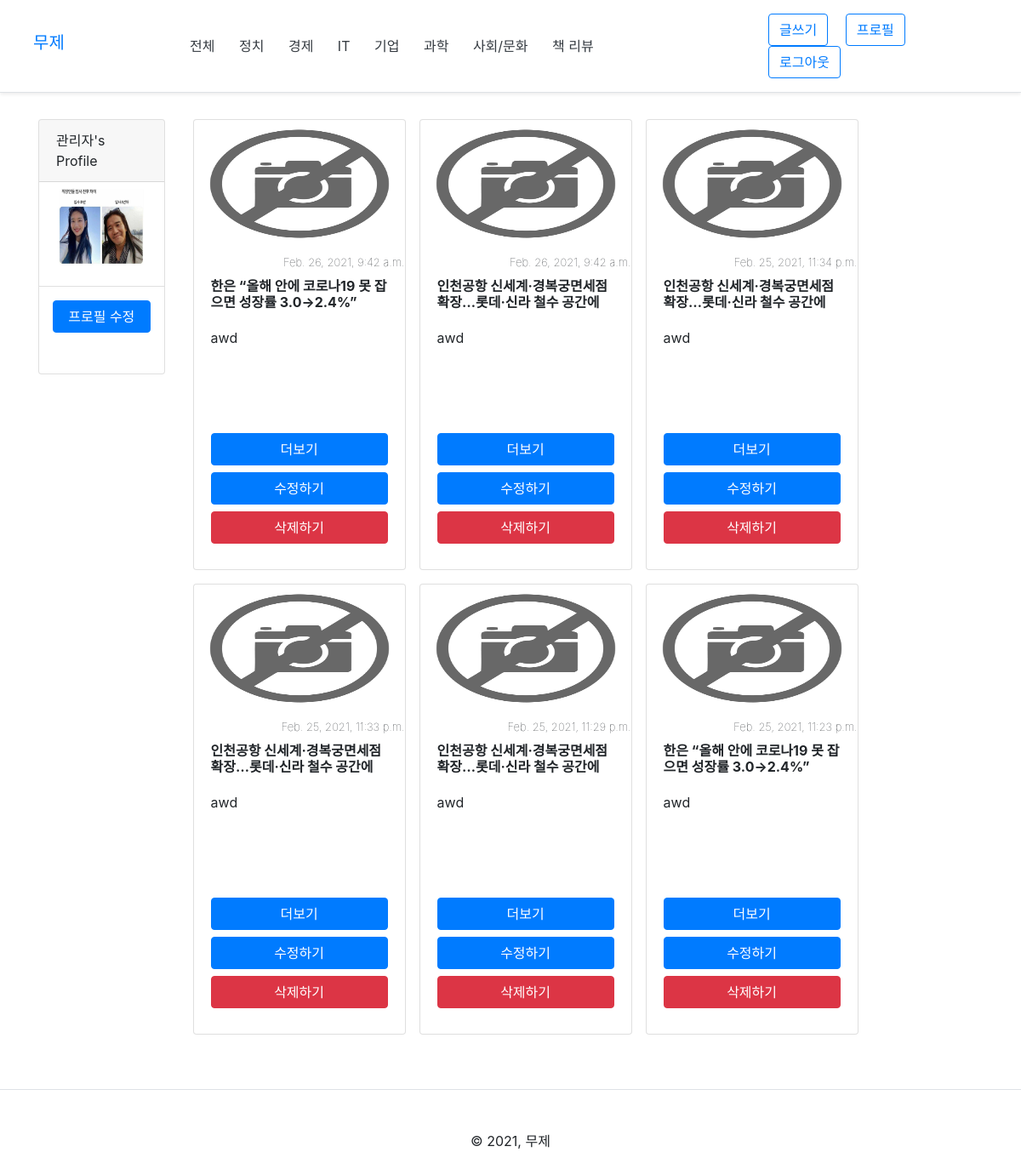
Page /accounts/profile/1/ (signed in) on the committed database.
### accounts/models.py (models this page shows)
class User(AbstractUser):
    avatar = models.ImageField(upload_to="accounts/%Y/%m", default='accounts/base_user.png')
    nickname = models.CharField(unique=True, max_length=10)
    bio = models.CharField(blank=True, max_length=255)
    def get_absolute_url(self):
        return reverse("accounts:profile", kwargs={"pk": self.pk})

### posts/models.py (models this page shows, shortened)
class BaseModel(models.Model):
    created_at = models.DateTimeField(auto_now_add=True)
    updated_at = models.DateTimeField(auto_now=True)

class Posts(BaseModel):
    class CountryChoice(models.TextChoices):
        KOREA = "K", "국내"
        WORLD = "W", "해외"
    user = models.ForeignKey(settings.AUTH_USER_MODEL, related_name="posts", on_delete=CASCADE)
    title = models.CharField(max_length=100)
    image = models.TextField(blank=True)
    content = models.TextField()
    content_img = models.ImageField(upload_to="posts/%Y/%m/%d", blank=True, null=True)
    comment = models.TextField(blank=True, null=True)
    post_url = models.URLField()
    country = models.CharField(max_length=2, choices=CountryChoice.choices)
    category = models.ManyToManyField("Category")
    tag = models.ManyToManyField("Tag", blank=True)
    like_user_set = models.ManyToManyField(settings.AUTH_USER_MODEL, blank=True, related_name="like_user_set")
    class Meta:
        ordering = ['-id']
        verbose_name_plural = "Posts"

class BaseModel(models.Model):
    created_at = models.DateTimeField(auto_now_add=True)
    updated_at = models.DateTimeField(auto_now=True)

### accounts/views.py (the view)
# urls.py: path('profile/<int:pk>/', views.ProfileView.as_view(), name='profile'),
class ProfileView(DetailView):
    model = models.User
    template_name = 'accounts/profile.html'
    context_object_name = 'user_obj'

### templates/accounts/profile.html (shortened to what this page needs)
{% extends 'layout.html' %}
{% load bootstrap4 %}
{% block content %}
<div class="container d-flex">
  <div class="card mr-5" style="width: 250px; height: 300px;">
    <div class="card-header d-flex justify-content-center">
      {{user_obj.nickname}}'s Profile
    </div>
    <ul class="list-group list-group-flush">
      <div class="d-flex justify-content-center mt-2">
          <img src="{{user_obj.avatar.url}}" style="height: 90px; width: 100px; background-size: cover;">
      </div>
      <li class="list-group-item">{{user_obj.bio}}</li>
    </ul>
    <a class="btn btn-primary m-3" href="{% url 'accounts:profile_update' %}" role="button">프로필 수정</a>
  </div>
  <div class="row align-items">
    {% for post in user_obj.posts.all %}
    <div class="card mr-3 mb-3" style="height: 530px; width: 250px; overflow: hidden;">
      {% if post.image %}
      <img src="{{post.image}}" class="card-img-top mb-2" alt="이미지를 찾을 수 없습니다."
        style="height: 150px; background-size: cover;">
      {% else %}
      <img src="media/posts/no-image.png" class="card-img-top mb-2" alt="이미지를 찾을 수 없습니다."
        style="height: 150px; background-size: cover;">
      {% endif %}
      <p class="text-right font-weight-lighter mb-0" style="font-size: 13px;">{{post.created_at}}</p>
      <div class="card-body mt-1 pt-1">
        <h6 class="font-weight-bold" style="height: 50px;">{{post.title}}</h6>
        <p class="card-text" style="height: 100px; overflow: auto;">{{post.content}}</p>
        <div class="d-flex flex-column justify-content-end">
          <a href="{% url 'posts:posts_detail' post.pk %}" class="btn btn-primary mt-2">더보기</a>
          {% if post.user == request.user %}
          <a href="{% url 'posts:posts_edit' post.pk %}" class="btn btn-primary mt-2">수정하기</a>
          <a href="{% url 'posts:posts_delete' post.pk %}" class="btn btn-danger mt-2">삭제하기</a>
          {% endif %}
        </div>
      </div>
    </div>
    {% endfor %}
  </div>
</div>
{% endblock %}

### rows in the picture
User: nickname "관리자", avatar (picture)
Posts: created_at "Feb. 26, 2021, 9:42 a.m.", title "한은 “올해 안에 코로나19 못 잡으면 성장률 3.0→2.4%”", content "awd", shows "수정하기"
Posts: created_at "Feb. 26, 2021, 9:42 a.m.", title "인천공항 신세계·경복궁면세점 확장…롯데·신라 철수 공간에", content "awd", shows "수정하기"
Posts: created_at "Feb. 25, 2021, 11:34 p.m.", title "인천공항 신세계·경복궁면세점 확장…롯데·신라 철수 공간에", content "awd", shows "수정하기"
Posts: created_at "Feb. 25, 2021, 11:33 p.m.", title "인천공항 신세계·경복궁면세점 확장…롯데·신라 철수 공간에", content "awd", shows "수정하기"
Posts: created_at "Feb. 25, 2021, 11:29 p.m.", title "인천공항 신세계·경복궁면세점 확장…롯데·신라 철수 공간에", content "awd", shows "수정하기"
Posts: created_at "Feb. 25, 2021, 11:23 p.m.", title "한은 “올해 안에 코로나19 못 잡으면 성장률 3.0→2.4%”", content "awd", shows "수정하기"
